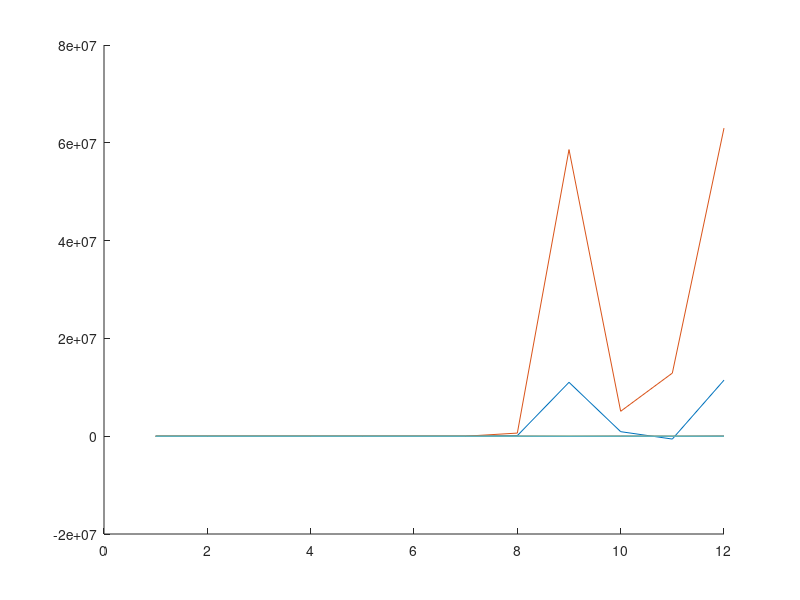

The MATLAB script that drew this image:
%   IN THE NAME OF GOD
%   The method Newton Rophsun and famley Newmark for displesmen
%   The method finite elements for copclitment
%   The method uoler bernoly beam for matrix mass and stiffness
%   wighit mohamad mahdi salati AND github
%   fo perblem impact and dynamic 

% investigation for axial loads
%    The Plane Frame Element K M  Global Matrises
%in the pro for stress impact
%stress for impact mass to bar and impact mass to bar free and impact bar
%to bar.
% newmark metod and matrex mass and stiffness of uoler bernoly beam
% matrex mass and stiffness is coefficients of parameter
% dar in try mami khahim ba amale sefr nemodan matrix sakhti ke moj tanesh
% be an vared nashodeh ast  nataij ra be dast avarim  v faqat sorat moase
% khahad bod.


function []=static_nonlinear()
clc
[Node ncon Constraints]= input6();
%% Preliminaries of the main while loop

global A E Ks G I sncon ro_t nsec dx sNode_q
Ks=5/6;
Ks=1; % Ks is applied in ay and az.

%% deta 1
E= 29e9  ;
E= 5*720000/11  ;
% ro_t= 2500;
ro_t= 1/9;
nu=0.2;
bbbb=0.5;
hhhh=0.3;
L=6;
M2=ro_t*bbbb*hhhh*L;
M1=45*M2;

%% deta 2
% E= 210e9  ;
% ro_t=7800;
% stress_cr=1500e6;
% L=0.193;
% nu=0.2;
% bbbb=8.7*10^-3;
% hhhh=0.63*10^-3;
% M2=ro_t*bbbb*hhhh*L;
% M1=0.369;
%% calc
A=bbbb*hhhh;
ay=1.22;
az=1.2;
Ay=(1/ay)*A;
Az=(1/az)*A;
A=Ay;
Iz=bbbb*hhhh^3/12;
K_kol=3*E*Iz/L^3;
ww=sqrt(K_kol/M2);
I=Iz;
r=sqrt(I/A);
ct=sqrt(E/ro_t);
nx=nsec+1;
dx=L/nsec;
% dt=dx/ct;
dt=0.1;
% Ty=L/ct;
Ty=1;
TT=1*Ty;
% dt=dx/10/ct;
% coef_damp=0.000003;
coef_damp=0;
% coef_damp=0.01;
nt=floor(TT/dt)+1;
nty=floor(Ty/dt)+1;

Pcr=10*pi*pi*E*Iz/(L*L)     ;
G=E/(2*(1+nu));

max_iter=50;
%% matrix stiffness Euler Beam
Axx=E*A;
Dxx=E*I;
Sxx=Ks*G*A;
%coefficients of parameter (ax,ay,az,=>stiffness matrix and am=>mass matrix)
ax=1;   ay=1;   az=1;   am=0;

%% 
% v0=4;
% v0=6.5;
% v0=15;
v0=0;
% v0=17;
% v0=19;%cretical
% v0=18;
Load=zeros(1,nt);
Load(1,1)=0
Load(1,2)=5;
Load(1,3)=8;
Load(1,4)=7;
Load(1,5)=5;
Load(1,6)=3;
Load(1,7)=2;
Load(1,8)=1;
Load(1,9)=0;
% Load(:,:)=0.001;
%% Axial impact of a rigid mass to the free end of a long rod cantilever
% [Load]=mass_bar_free(L,ct,nt,dt,Ty,A,v0,E,ro_t,M1,M2);
% [v]=mass_bar_freev(L,ct,nt,dt,Ty,v0,M1,M2);
%% Axial impact of a rigid mass to a free end of the long rod free ends
% [Load]=mass_bar(L,ct,nt,dt,Ty,A,v0,E,ro_t,M1,M2);
% [v]=mass_barv(L,ct,nt,dt,Ty,v0,M1,M2);
%% Axial impact of a subjected to a free end of the long rod cantilever
% [Load]=bar_bar(L,ct,nt,dt,Ty,A,v0,E,ro_t,M1,M2);
% [v]=bar_barv(L,ct,nt,dt,Ty,v0,M1,M2);
% Load(:,:)=100;%test dynamic
%% deta matrix
sncon=size(ncon,1);
sNode=size(Node,1);   sNode_q=2*sNode-1;
wabc=zeros(sncon,3);      uabc=zeros(sncon,3);
% K_sys=zeros(3*sNode,3*sNode);    F_sys=zeros(3*sNode,1);
Node=zeros(sNode,3);
harp=0:dx:L;    harp=harp';
Node(:,1)=harp;


X_sys_former=zeros(3*sNode_q,1);
x_ele=zeros(sncon,9);  %10*ones(sncon,6);
%% Applying Boundary Conditions
c1=1e27;
c2=1e-27;
Constraints=[1	c2	c2	c2
    nsec+1	c1	c1	c1];

[as bs]=find(Constraints>1000);
np_deg=sort(2*3*(-1+Constraints(as))+bs-ones(size(bs,1),1));

%% LOADING
f0=0;
% q=0.0001;
q=0;
load_increment_q0=0.0001;
% load_increment_q0=0;
BUCKLING=2466;
% F0_=3500;
F0_=BUCKLING;
stress_cr=Pcr/A;
load_increment_F0=1;
% F0=0.01;
% load_increment_F0=0.01;

NI_F0=F0_/load_increment_F0;
inp_graph=zeros(NI_F0,1);
F0=load_increment_F0;
Determinant=zeros(NI_F0,1);

NI_q0=q/load_increment_q0;
q0=load_increment_q0;
X_load_incre=zeros(3*sNode_q,NI_F0);
F_app=0;

Xmat=zeros(3*sNode_q,nt);
Xdmat=zeros(3*sNode_q,nt);
Xddmat=zeros(3*sNode_q,nt);
Xdmat(1,1)=v0;
check=zeros(nt,2);
%% mass matrix
[M_sys]=Mass_sys1(sNode_q,Node,ncon,am);
% [M_sys]=Mass_sys2(sNode_q,Node,ncon,am);
% [M_sys]=Mass_sys3(sNode_q,Node,ncon,am,dx);
[M_sys_con1]=Mass_sys_con1(M_sys,np_deg,sNode_q) ; % apply constraints Boundary conds)
[M_sys_con1]=am*[M_sys_con1];



results=zeros(nt,1);
ii=1;
jj=1;
for n=1:nt
    %% The main while loop
    %         F_app=F_app+F0;   % F_app: applied load at the current load incerement
    F_app=F_app+Load(n);%k dynamic test step load
%     F_app=Load(n+1);
%     F_app=0.001;
%         detlaF=F_app-Load(n);

%% IMPACT LOAD
%     delta=n*dt-dt;
% %     hex=101*dt;
% hex=0.025;
%     if  delta<=hex
%         F_app=3170300*(delta/hex);
%     elseif delta<=2*hex
%         F_app=3170300*(1-((delta-hex)/hex));
%     else
%         F_app=0;
%     end


    toler=100;   toler_w=100;   iter=0;
    X_sys=zeros(3*sNode_q,1);

    if n==1

        dXmat(1,1)=v0;
        X_sys=zeros(3*sNode_q,1);
%         [X_sys]=Boundary(E,ro_t,L,v0,sncon,dx,sNode_q,r,stress_cr);
%         Xmat(:,n)=X_sys;
%         Xmat(1,1)=v0*dt;

        [wabc,uabc]=uw_ele(ncon,X_sys);
        [F]=F_M_V1(X_sys,ncon);

    else
        [F]=F_M_V1(X,ncon);
    end
%     if rem(ii,2*sncon)==0
%         ii=1;
%         jj=1;
%     end
%     if ii<=sncon
%         jj=jj+6;
%     else
%         jj=jj-6;
%     end
%     if n==1
%         dXmat(1,1)=v0;
%     else
%         dXmat(jj,n)=v(n+1);
%     end

    while toler>0.001 && iter<max_iter
        iter=iter+1;
        %% Assembling
        [K_sys,F_sys]=K_F_sys(sNode_q,Node,ncon,uabc,wabc,f0,q0,F_app,ax,ay,az);%non load +
%         [K_sys,F_sys]=K_F_sys1(sNode_q,Node,ncon,uabc,wabc,f0,q0,F_app,ax,ay,az);%LOAD +
%         [K_sys,F_sys]=K_F_sys2(sNode_q,Node,ncon,uabc,wabc,f0,q0,F_app,ax,ay,az,F);%F_M_V+
        
        [K_sys_con1,F_sys_con1]=K_F_sys_con1(K_sys,F_sys,np_deg,sNode_q);  % apply constraints Boundary conds)
        C=coef_damp*K_sys_con1;
        X_sys_former=X_sys;
        
        f=F_sys_con1;
        k3=K_sys_con1;

        Xi=Xmat(:,n);
        Xdi=Xdmat(:,n);
        Xddi=Xddmat(:,n);
        [X,Xd,Xdd] =Newmark(M_sys_con1,C,k3,f,dt,Xi,Xdi,Xddi,sNode_q,n,nty);
        Xmat(:,n+1)=X;
        Xdmat(:,n+1)=Xd;
        Xddmat(:,n+1)=Xdd;
        
        X_sys=X;
        toler=max(abs((X_sys_former-X_sys)./X_sys));
        
        %% calculation of wa, wb which are the only nonlinear parameters
        [wabc,uabc]=uw_ele(ncon,X_sys);
       
        if iter==max_iter
            break
        end
    end     %while
    
    Xmat(:,n+1)=X_sys;
    results(n+1)=iter;

end
%% plot
% inp_graph(nom_inc_F0)=X_load_incre((sNode_q-1)/2*3+2,n+1);
% inp_graph(nom_inc_F0)=X_load_incre((sNode_q-1)/2*3+2,nom_inc_F0);


% if nom_inc_F0==1
%     X_load_incre(:,nom_inc_F0)=X_sys;
% else
% X_load_incre(:,nom_inc_F0)=X_load_incre(:,nom_inc_F0-1)+X_sys;
% end    %if
%     Xmat(:,nt)=X_sys;
%     [wabc,uabc]=uw_ele(ncon,X_sys);
%       hold on
% plot(uabc);

     
hold on
draw= Xmat((sNode_q-1)/2*3+1,:);
draw2= Xmat((sNode_q-1)/2*3+2,:);
draw3= Xmat((sNode_q-1)/2*3+3,:);
draw1= Xmat(1,:);
draw12= Xmat(2,:);
draw13= Xmat(3,:);
% draw= Xmat(1,:);
% draw1= E*(Xmat(sNode_q*3-2,:)-Xmat(sNode_q*3-8,:))/dx;
% draw2= E*(Xmat(3*3-2,:)-Xmat(3*3-8,:))/dx;
% tvec=0:dt:TT;
% plot(tvec,draw);
plot(draw);
plot(draw1);
plot(draw2);
plot(draw12);
plot(draw3);
plot(draw13);

% plot(tvec,draw1);
% plot(tvec,draw2);
% plot(tvec,Load);
return

function [F]=F_M_V1(X_sys,ncon);
global sncon E I A dx sNode_q
% wabc
% uabc
    F=zeros(3*sNode_q,1);
for el=1:sncon
    n1=ncon(el,1);
    n2=ncon(el,2);
    %   r1=3*(n1-1)+1:3*(n1-1)+3;
    %   r2=3*(n2-1)+1:3*(n2-1)+3;
    
    r1=3*(n1-1+el-1)+1:3*(n1-1+el-1)+3;   % Note: Just for Unbranched frams
    r2=3*(n2-1+el-1)+1:3*(n2-1+el-1)+3;
    r3=3*(n2-1+el)+1:3*(n2-1+el)+3;
    
    rr=[r1 r2 r3];
    x_ele(el,:)=X_sys(rr);
    du=(x_ele(el,1)-x_ele(el,7))/dx;
    dw=(x_ele(el,2)-x_ele(el,8))/dx;
    dww=(x_ele(el,2)-x_ele(el,8))/dx^2;
    N=E*A*(du+(0.5*dw^2));
    M=E*I*(dww/(1+dw^2));
    F_ele(1,1)=N;
    F_ele(2,1)=M;
    F_ele(9,1)=0;
    
    F(rr(:))=F(rr(:))+F_ele(:);
    %   xd_ele(el,:)=xd(rr);
    %   xdd_ele(el,:)=xdd(rr);
    %
    %   x_ele_loc(el,:)=RT(:,:,el)*x_ele(el,:)';
    %   xd_ele_loc(el,:)=RT(:,:,el)*xd_ele(el,:)';
    %   xdd_ele_loc(el,:)=RT(:,:,el)*xdd_ele(el,:)';
    wabc(el,:)=x_ele(el,[2 5 8]);
    
    
    %   if wab(el,2)<0.51771 && wab(el,2)>0.51769;
    %       wab(el,2)
    %   end
    uabc(el,:)=x_ele(el,[1 4 7]);
end
 l=4;   
return


function [Xmat]=Boundary(E,ro,L,v0,sncon,dx,sNode_q,r,stress_cr)

        %problem        
        
        ct=sqrt(E/ro);
        n=1;%replay stress wave
        tt=n*(L/ct);
        t=L/ct;

        mu=0.005;
        k1=10*3.1416^2;%loose clamp conditions
        % k1=5*3.1416^2;%simply supported conditions
        k2=3*3.1416^2;%loose clamp conditions
        % k2=2*3.1416^2;%simply supported conditions

        dx=L/sncon;
        dt=dx/ct;
        nt=tt/dt;
        lcr=r*sqrt(k1*E/stress_cr);
    %     lcr=36.66*10^-3;%loose clamp conditions
    %     lcr=14.46*10^-3;%simply supported conditions
        tcr=lcr/ct;
            for j=1:(sNode_q);
        
                r1=3*(j-1)+1;    r2=3*(j-1)+2;      r3=3*(j-1)+3;
                mmm=j-1;
                ttt= j*dt;
                xxx=mmm*dx;
                zeta=xxx/(lcr);
                TTT=ttt/tcr;
                www=r*k2/lcr;

                y=3*sin(pi*zeta)-sin(pi*3*zeta);%loose clamp conditions
%                 y=2*sin(pi*zeta)+sin(pi*2*zeta);%simply supported conditions
%                 Xmat(1,1)=v0*dt;

                    if xxx<=lcr
                        Xmat(r2,1)=mu*exp(www*(TTT-1))*y;
                    else
                        Xmat(r2,1)=0;
                    end
                        Xmat(r3,1)=0;

            end

function [Load]=mass_bar_free(L,ct,nt,dt,Ty,A,v0,E,ro_t,M1,M2)
for i=1:nt
    tt=i*dt;
    if tt<(Ty*2)
        AAA=-A*v0*sqrt(E*ro_t)*exp(-M2/M1*tt*ct/L);
    elseif tt<(Ty*4)
        ttt=tt-(Ty*2);
        AAA=-A*v0*sqrt(E*ro_t)*exp(-M2/M1*ttt*ct/L)*(2+exp(-2*M2/M1)-(2*ttt*M2*ct/(M1*L)));
%     elseif tt<(Ty*6)
%         if (M2/M1)>0.58;
%             if tt <(Ty*5)
%                 AAA=-A*v0*sqrt(E*ro_t)*exp(-M2/M1*2)*(2+exp(-2*M2/M1)-(2*2*M2/(M1)));
%             else
%                 AAA=2*(-A*v0*sqrt(E*ro_t)*exp(-M2/M1*2)*(2+exp(-2*M2/M1)-(2*2*M2/(M1))));
%             end
%         else
%             AAA=
    end
    Load(i)=AAA;
end
   

function [Load]=mass_bar(L,ct,nt,dt,Ty,A,v0,E,ro_t,M1,M2)
for i=1:nt
    tt=i*dt;
    if tt<=Ty
        AAA=-A*v0*sqrt(E*ro_t)*exp(-(M2/M1)*tt*(ct/L));
%         AAA_=-A*v0*sqrt(E*ro_t)*exp(-(M2/M1)*tt*(ct/L));
    elseif tt<=(Ty*2)
        ttt=tt-Ty;
        x_=ct*ttt;
%         x_bar=L-(x_/2);
        X_=L-x_;
        x_bar=X_;
        
%         AAA=A*v0*sqrt(E*ro_t)*exp(-(M2/M1)*tt*(ct/L));
%         AAA_=A*v0*sqrt(E*ro_t)*(exp(-M2*(x_bar-X_)/(M1*L))-exp(-M2/M1*(2-((x_bar+X_)/L))));%Stress at some point in the distance x from impactor
        AAA=A*v0*sqrt(E*ro_t)*(-1+exp(-M2/M1*(2-((x_bar+X_)/L))));%Stress at some point in the distance x from impactor
%         AAA=A*v0*sqrt(E*ro_t)*exp(-M2/M1*tt*ct/L);
%         AAA=-A*v0*sqrt(E*ro_t)*exp(-M2/M1*ttt*ct/L)*(2+exp(-2*M2/M1)-(2*ttt*M2*ct/(M1*L)));
%         AAA=A*v0*sqrt(E*ro_t)*exp(-(M2/M1)*(2-(X_/L)));
    elseif tt<=(3*Ty)
%         AAA=-A*v0*sqrt(E*ro_t)*(1-exp(-2*M2/M1));
        AAA=-A*v0*sqrt(E*ro_t)*(1-exp(-2*M2/M1));
%         AAA=-A*v0*sqrt(E*ro_t)*exp(-M2/M1*ttt*ct/L)*(exp(-2*M2/M1)-(2*ttt*M2*ct/(M1*L)));
    elseif tt<=(4*Ty)
        AAA=0;
    else
%         glk=A*v0*sqrt(E*ro_t)*exp(-2*M2/M1);
        AAA=0;
    end
    Load(i)=AAA;
end
% plot(Load)
% plot(Load_)
% glk=A*v0*sqrt(E*ro_t)*exp(-2*M2/M1);
% a=0

function [Load]=bar_bar(L,ct,nt,dt,Ty,A,v0,E,ro_t,M1,M2)
Q=0.5; 
% Q=1;
L2=Q*L;
for i=1:nt
    tt=i*dt;
    if tt<Ty
        AAA=-A*v0*sqrt(E*ro_t);
    elseif tt<=(Ty*2)
        ttt=tt-Ty;
        x_=ct*ttt;
%         x_bar=L-(x_/2);
        X_=L-x_;
        x_bar=X_;
        if Q==1
        AAA=-2*A*v0*sqrt(E*ro_t);
        else
            if (Q*L)>x_
                AAA=-2*A*v0*sqrt(E*ro_t);
            else
                AAA=-A*v0*sqrt(E*ro_t);
            end
        end
    elseif tt<=(Ty*3)
        ttt=tt-(Ty*2);
        x_=ct*ttt;
        if Q==1
        AAA=A*v0*sqrt(E*ro_t);
        else
            if (Q*L)>x_
                AAA=A*v0*sqrt(E*ro_t);
            else
                AAA=-A*v0*sqrt(E*ro_t);
            end
        end
    elseif tt<=(Ty*4)
        ttt=tt-(Ty*3);
        x_=ct*ttt;
        if Q==1
        AAA=2*A*v0*sqrt(E*ro_t);
        else
            if (Q*L)>x_
                AAA=-2*A*v0*sqrt(E*ro_t);
            else
                AAA=-A*v0*sqrt(E*ro_t);
            end
        end
    else
        AAA=0;
    end
    Load(i)=AAA;
end


function [v]=mass_bar_freev(L,ct,nt,dt,Ty,v0,M1,M2)
for i=1:nt
    tt=i*dt;
    if tt<(Ty*2)
        AAA=-v0*exp(-M2/M1*tt*ct/L);
    elseif tt<(Ty*4)
        ttt=tt-(Ty*2);
        AAA=-v0*exp(-M2/M1*ttt*ct/L)*(2+exp(-2*M2/M1)-(2*ttt*M2*ct/(M1*L)));
%     elseif tt<(Ty*6)
%         if (M2/M1)>0.58;
%             if tt <(Ty*5)
%                 AAA=-A*v0*sqrt(E*ro_t)*exp(-M2/M1*2)*(2+exp(-2*M2/M1)-(2*2*M2/(M1)));
%             else
%                 AAA=2*(-A*v0*sqrt(E*ro_t)*exp(-M2/M1*2)*(2+exp(-2*M2/M1)-(2*2*M2/(M1))));
%             end
%         else
%             AAA=
    end
    v(i)=AAA;
end
   

function [v]=mass_barv(L,ct,nt,dt,Ty,v0,M1,M2)
for i=1:nt
    tt=i*dt;
    if tt<=Ty
        AAA=-v0*exp(-(M2/M1)*tt*(ct/L));
%         AAA_=-A*v0*sqrt(E*ro_t)*exp(-(M2/M1)*tt*(ct/L));
    elseif tt<=(Ty*2)
        ttt=tt-Ty;
        x_=ct*ttt;
%         x_bar=L-(x_/2);
        X_=L-x_;
        x_bar=X_;
        
%         AAA=A*v0*sqrt(E*ro_t)*exp(-(M2/M1)*tt*(ct/L));
%         AAA_=A*v0*sqrt(E*ro_t)*(exp(-M2*(x_bar-X_)/(M1*L))-exp(-M2/M1*(2-((x_bar+X_)/L))));%Stress at some point in the distance x from impactor
        AAA=v0*(-1+exp(-M2/M1*(2-((x_bar+X_)/L))));%Stress at some point in the distance x from impactor
%         AAA=A*v0*sqrt(E*ro_t)*exp(-M2/M1*tt*ct/L);
%         AAA=-A*v0*sqrt(E*ro_t)*exp(-M2/M1*ttt*ct/L)*(2+exp(-2*M2/M1)-(2*ttt*M2*ct/(M1*L)));
%         AAA=A*v0*sqrt(E*ro_t)*exp(-(M2/M1)*(2-(X_/L)));
    elseif tt<=(3*Ty)
%         AAA=-A*v0*sqrt(E*ro_t)*(1-exp(-2*M2/M1));
        AAA=-v0*(1-exp(-2*M2/M1));
%         AAA=-A*v0*sqrt(E*ro_t)*exp(-M2/M1*ttt*ct/L)*(exp(-2*M2/M1)-(2*ttt*M2*ct/(M1*L)));
    elseif tt<=(4*Ty)
        AAA=0;
    else
%         glk=A*v0*sqrt(E*ro_t)*exp(-2*M2/M1);
        AAA=0;
    end
    v(i)=AAA;
end

function [v]=bar_barv(L,ct,nt,dt,Ty,v0,M1,M2)
Q=0.5; 
% Q=1;
L2=Q*L;
for i=1:nt
    tt=i*dt;
    if tt<Ty
        AAA=-v0;
    elseif tt<=(Ty*2)
        ttt=tt-Ty;
        x_=ct*ttt;
%         x_bar=L-(x_/2);
        X_=L-x_;
        x_bar=X_;
        if Q==1
        AAA=-2*v0;
        else
            if (Q*L)>x_
                AAA=-2*v0;
            else
                AAA=-v0;
            end
        end
    elseif tt<=(Ty*3)
        ttt=tt-(Ty*2);
        x_=ct*ttt;
        if Q==1
        AAA=v0;
        else
            if (Q*L)>x_
                AAA=v0;
            else
                AAA=-v0;
            end
        end
    elseif tt<=(Ty*4)
        ttt=tt-(Ty*3);
        x_=ct*ttt;
        if Q==1
        AAA=2*v0;
        else
            if (Q*L)>x_
                AAA=-2*v0;
            else
                AAA=-v0;
            end
        end
    else
        AAA=0;
    end
    v(i)=AAA;
end


function [wabc,uabc]=uw_ele(ncon,X_sys)  % apply constraints Boundary conds)
global sncon
% wabc
% uabc
for el=1:sncon
    n1=ncon(el,1);
    n2=ncon(el,2);
    %   r1=3*(n1-1)+1:3*(n1-1)+3;
    %   r2=3*(n2-1)+1:3*(n2-1)+3;
    
    r1=3*(n1-1+el-1)+1:3*(n1-1+el-1)+3;   % Note: Just for Unbranched frams
    r2=3*(n2-1+el-1)+1:3*(n2-1+el-1)+3;
    r3=3*(n2-1+el)+1:3*(n2-1+el)+3;
    
    rr=[r1 r2 r3];
    x_ele(el,:)=X_sys(rr);
    %   xd_ele(el,:)=xd(rr);
    %   xdd_ele(el,:)=xdd(rr);
    %
    %   x_ele_loc(el,:)=RT(:,:,el)*x_ele(el,:)';
    %   xd_ele_loc(el,:)=RT(:,:,el)*xd_ele(el,:)';
    %   xdd_ele_loc(el,:)=RT(:,:,el)*xdd_ele(el,:)';
    wabc(el,:)=x_ele(el,[2 5 8]);
    
    
    %   if wab(el,2)<0.51771 && wab(el,2)>0.51769;
    %       wab(el,2)
    %   end
    uabc(el,:)=x_ele(el,[1 4 7]);
end

function [K_sys_con1,F_sys_con1]=K_F_sys_con1(K_sys,F_sys,np_deg,sNode_q)  % apply constraints Boundary conds)

    

K_sys_con1=K_sys;
F_sys_con1=F_sys;
K_sys_con1(np_deg,:)=0;
K_sys_con1(:,np_deg)=0;
np_z_diag=zeros(3*sNode_q,1);
np_z_diag(np_deg)=1;
np_z_diag_1=diag(np_z_diag);
K_sys_con1=K_sys_con1+np_z_diag_1;
F_sys_con1(np_deg)=0;

function [M_sys_con1]=Mass_sys_con1(M_sys,np_deg,sNode_q)  % apply constraints Boundary conds)

M_sys_con1=M_sys;
% F_sys_con1=F_sys;
M_sys_con1(np_deg,:)=0;
M_sys_con1(:,np_deg)=0;
np_z_diag=zeros(3*sNode_q,1);
np_z_diag(np_deg)=1;
np_z_diag_1=diag(np_z_diag);
M_sys_con1=M_sys_con1+np_z_diag_1;
% F_sys_con1(np_deg)=0;

function [K_sys,F_sys]=K_F_sys(sNode_q,Node,ncon,uabc,wabc,f0,q0,F_app,ax,ay,az)
global A E Ks G I sncon

K_sys=zeros(3*sNode_q,3*sNode_q);    F_sys=zeros(3*sNode_q,1);

for el=1:sncon
    n1=ncon(el,1);    n2=ncon(el,2);
    xa=Node(n1,1);    xc=Node(n2,1);
    
    wabc_e=wabc(el,:);     uabc_e=uabc(el,:);
    
    % K_ele=calculate_K_element(xa,xb,A,E,Ks,G,I,wab_e,ax,ay,az);
    % [K_ele T_ele]=calculate_K_T_element(xa,xc,A,E,Ks,G,I,wabc_e,uabc_e);
    [K_ele]=calculate_K__element(xa,xc,A,E,Ks,G,I,wabc_e,uabc_e,ax,ay,az);
    m0=0;
    F_ele=calculate_F_element(xa,xc,f0,q0,F_app,m0);
    % X_ele=x_ele(el,:);
    % R_ele=-(F_ele-K_ele*X_ele');
    
    % Making K_system and F_system
    r1=3*(n1-1+el-1)+1:3*(n1-1+el-1)+3;   % Note: Just for Unbranched frams
    r2=3*(n2-1+el-1)+1:3*(n2-1+el-1)+3;
    r3=3*(n2-1+el)+1:3*(n2-1+el)+3;
    
    rrr=[r1 r2 r3];
    % T_sys(rrr(:),rrr(:))=T_sys(rrr(:),rrr(:))+T_ele(:,:);
    % R_sys(rrr(:))=R_sys(rrr(:))+R_ele(:);
    
    K_sys(rrr(:),rrr(:))=K_sys(rrr(:),rrr(:))+K_ele(:,:);
    F_sys(rrr(:))=F_sys(rrr(:))+F_ele(:);
    
    
end


function [K_sys,F_sys]=K_F_sys1(sNode_q,Node,ncon,uabc,wabc,f1,q0,F_app,ax,ay,az)
global A E Ks G I sncon dx

K_sys=zeros(3*sNode_q,3*sNode_q);    F_sys=zeros(3*sNode_q,1);

for el=1:sncon
    n1=ncon(el,1);    n2=ncon(el,2);
    xa=Node(n1,1);    xc=Node(n2,1);
    
    wabc_e=wabc(el,:);     uabc_e=uabc(el,:);
    du=(uabc_e(1,1)-uabc_e(1,3))/dx;
    dw=(wabc_e(1,1)-wabc_e(1,3))/dx;
    dww=(wabc_e(1,1)-wabc_e(1,3))/dx^2;
    N=E*A*(du+(0.5*dw^2));
    m0=E*I*(dww/(1+dw^2));
    f0=N+f1;

    
    % K_ele=calculate_K_element(xa,xb,A,E,Ks,G,I,wab_e,ax,ay,az);
    % [K_ele T_ele]=calculate_K_T_element(xa,xc,A,E,Ks,G,I,wabc_e,uabc_e);
    [K_ele]=calculate_K__element(xa,xc,A,E,Ks,G,I,wabc_e,uabc_e,ax,ay,az);
    
    F_ele=calculate_F_element(xa,xc,f0,q0,F_app,m0);
    % X_ele=x_ele(el,:);
    % R_ele=-(F_ele-K_ele*X_ele');
    
    % Making K_system and F_system
    r1=3*(n1-1+el-1)+1:3*(n1-1+el-1)+3;   % Note: Just for Unbranched frams
    r2=3*(n2-1+el-1)+1:3*(n2-1+el-1)+3;
    r3=3*(n2-1+el)+1:3*(n2-1+el)+3;
    
    rrr=[r1 r2 r3];
    % T_sys(rrr(:),rrr(:))=T_sys(rrr(:),rrr(:))+T_ele(:,:);
    % R_sys(rrr(:))=R_sys(rrr(:))+R_ele(:);
    
    K_sys(rrr(:),rrr(:))=K_sys(rrr(:),rrr(:))+K_ele(:,:);
    F_sys(rrr(:))=F_sys(rrr(:))+F_ele(:);
    
    
end

function [K_sys,F_sys]=K_F_sys2(sNode_q,Node,ncon,uabc,wabc,f1,q0,F_app,ax,ay,az,F)
global A E Ks G I sncon dx

K_sys=zeros(3*sNode_q,3*sNode_q);    F_sys=zeros(3*sNode_q,1);
i=1;
j=2;
for el=1:sncon
    n1=ncon(el,1);    n2=ncon(el,2);
    xa=Node(n1,1);    xc=Node(n2,1);
    
    wabc_e=wabc(el,:);     uabc_e=uabc(el,:);

    f=F(i,1);
    m0=F(j,1);
    f0=f1+f;
    i=i+6;
    j=j+6;
    
    % K_ele=calculate_K_element(xa,xb,A,E,Ks,G,I,wab_e,ax,ay,az);
    % [K_ele T_ele]=calculate_K_T_element(xa,xc,A,E,Ks,G,I,wabc_e,uabc_e);
    [K_ele]=calculate_K__element(xa,xc,A,E,Ks,G,I,wabc_e,uabc_e,ax,ay,az);
    
    F_ele=calculate_F_element(xa,xc,f0,q0,F_app,m0);
    % X_ele=x_ele(el,:);
    % R_ele=-(F_ele-K_ele*X_ele');
    
    % Making K_system and F_system
    r1=3*(n1-1+el-1)+1:3*(n1-1+el-1)+3;   % Note: Just for Unbranched frams
    r2=3*(n2-1+el-1)+1:3*(n2-1+el-1)+3;
    r3=3*(n2-1+el)+1:3*(n2-1+el)+3;
    
    rrr=[r1 r2 r3];
    % T_sys(rrr(:),rrr(:))=T_sys(rrr(:),rrr(:))+T_ele(:,:);
    % R_sys(rrr(:))=R_sys(rrr(:))+R_ele(:);
    
    K_sys(rrr(:),rrr(:))=K_sys(rrr(:),rrr(:))+K_ele(:,:);
    F_sys(rrr(:))=F_sys(rrr(:))+F_ele(:);
    
    
end


function [M_sys]=Mass_sys1(sNode_q,Node,ncon,am)
global A  I sncon ro_t

M_sys=zeros(3*sNode_q,3*sNode_q);
% F_sys=zeros(3*sNode_q,1);

for el=1:sncon
    n1=ncon(el,1);    n2=ncon(el,2);
    xa=Node(n1,1);    xc=Node(n2,1);
    
    %     wabc_e=wabc(el,:);     uabc_e=uabc(el,:);
    
    % K_ele=calculate_K_element(xa,xb,A,E,Ks,G,I,wab_e,ax,ay,az);
    % [K_ele T_ele]=calculate_K_T_element(xa,xc,A,E,Ks,G,I,wabc_e,uabc_e);
    %     [K_ele]=calculate_K__element(xa,xc,A,E,Ks,G,I,wabc_e,uabc_e,ax,ay,az);
    
    %     F_ele=calculate_F_element(xa,xc,f0,q0,F_app);
    % X_ele=x_ele(el,:);
    % R_ele=-(F_ele-K_ele*X_ele');
    
    % Making K_system and F_system
    r1=3*(n1-1+el-1)+1:3*(n1-1+el-1)+3;   % Note: Just for Unbranched frams
    r2=3*(n2-1+el-1)+1:3*(n2-1+el-1)+3;
    r3=3*(n2-1+el)+1:3*(n2-1+el)+3;
    
    rrr=[r1 r2 r3];
    %     % T_sys(rrr(:),rrr(:))=T_sys(rrr(:),rrr(:))+T_ele(:,:);
    %     % R_sys(rrr(:))=R_sys(rrr(:))+R_ele(:);
    %
    %     K_sys(rrr(:),rrr(:))=K_sys(rrr(:),rrr(:))+K_ele(:,:);
    %     F_sys(rrr(:))=F_sys(rrr(:))+F_ele(:);
    
    
    
    [M_ele]=calculate_M_element(xa,xc,ro_t,A,I);
    
    M_sys(rrr(:),rrr(:))=M_sys(rrr(:),rrr(:))+(am*M_ele(:,:));
    
    
end



function [M_sys]=Mass_sys2(sNode_q,Node,ncon,am)
global A  I sncon ro_t

M_sys=zeros(3*sNode_q,3*sNode_q);
% F_sys=zeros(3*sNode_q,1);

for el=1:sncon
    n1=ncon(el,1);    n2=ncon(el,2);
    xa=Node(n1,1);    xc=Node(n2,1);
    
    %     wabc_e=wabc(el,:);     uabc_e=uabc(el,:);
    
    % K_ele=calculate_K_element(xa,xb,A,E,Ks,G,I,wab_e,ax,ay,az);
    % [K_ele T_ele]=calculate_K_T_element(xa,xc,A,E,Ks,G,I,wabc_e,uabc_e);
    %     [K_ele]=calculate_K__element(xa,xc,A,E,Ks,G,I,wabc_e,uabc_e,ax,ay,az);
    
    %     F_ele=calculate_F_element(xa,xc,f0,q0,F_app);
    % X_ele=x_ele(el,:);
    % R_ele=-(F_ele-K_ele*X_ele');
    
    % Making K_system and F_system
    r1=3*(n1-1+el-1)+1:3*(n1-1+el-1)+3;   % Note: Just for Unbranched frams
    r2=3*(n2-1+el-1)+1:3*(n2-1+el-1)+3;
    r3=3*(n2-1+el)+1:3*(n2-1+el)+3;
    
    rrr=[r1 r2 r3];
    %     % T_sys(rrr(:),rrr(:))=T_sys(rrr(:),rrr(:))+T_ele(:,:);
    %     % R_sys(rrr(:))=R_sys(rrr(:))+R_ele(:);
    %
    %     K_sys(rrr(:),rrr(:))=K_sys(rrr(:),rrr(:))+K_ele(:,:);
    %     F_sys(rrr(:))=F_sys(rrr(:))+F_ele(:);
    
    
    
    [M_ele]=mass(xa,xc,ro_t,A,I);
    
    M_ele=am*M_ele;
    
    M_sys(rrr(:),rrr(:))=M_sys(rrr(:),rrr(:))+(am*M_ele(:,:));
    
    
end


function [M_sys]=Mass_sys3(sNode_q,Node,ncon,am,dx)
global A  I sncon ro_t

M_sys=zeros(3*sNode_q,3*sNode_q);
% F_sys=zeros(3*sNode_q,1);

for el=1:sncon
    n1=ncon(el,1);    n2=ncon(el,2);
    xa=Node(n1,1);    xc=Node(n2,1);
    
    %     wabc_e=wabc(el,:);     uabc_e=uabc(el,:);
    
    % K_ele=calculate_K_element(xa,xb,A,E,Ks,G,I,wab_e,ax,ay,az);
    % [K_ele T_ele]=calculate_K_T_element(xa,xc,A,E,Ks,G,I,wabc_e,uabc_e);
    %     [K_ele]=calculate_K__element(xa,xc,A,E,Ks,G,I,wabc_e,uabc_e,ax,ay,az);
    
    %     F_ele=calculate_F_element(xa,xc,f0,q0,F_app);
    % X_ele=x_ele(el,:);
    % R_ele=-(F_ele-K_ele*X_ele');
    
    % Making K_system and F_system
    r1=3*(n1-1+el-1)+1:3*(n1-1+el-1)+3;   % Note: Just for Unbranched frams
    r2=3*(n2-1+el-1)+1:3*(n2-1+el-1)+3;
    r3=3*(n2-1+el)+1:3*(n2-1+el)+3;
    
    rrr=[r1 r2 r3];
    %     % T_sys(rrr(:),rrr(:))=T_sys(rrr(:),rrr(:))+T_ele(:,:);
    %     % R_sys(rrr(:))=R_sys(rrr(:))+R_ele(:);
    %
    %     K_sys(rrr(:),rrr(:))=K_sys(rrr(:),rrr(:))+K_ele(:,:);
    %     F_sys(rrr(:))=F_sys(rrr(:))+F_ele(:);
    
    
    
    [M_ele]=mass_mms(xa,xc,ro_t,A,I,dx);
    
    
    M_sys(rrr(:),rrr(:))=M_sys(rrr(:),rrr(:))+(am*M_ele(:,:));
    
    
end


function [K_ele]=calculate_K__element(xa,xc,A,E,Ks,G,I,wabc_e,uabc_e,ax,ay,az)
Axx=E*A;
Dxx=E*I;
Sxx=Ks*G*A;
xb=0.5*(xa+xc);
% syms x L F a b n  MT R  c s  xi real ;    %   b > a
% syms xa xb
% xab=[xa xb];
% S1(1)=0.5*(1-xi);  S1(2)=0.5*(1+xi)
% S2(1)=0.5*(1-xi);  S2(2)=0.5*(1+xi);
% S3(1)=0.5*(1-xi);  S3(2)=0.5*(1+xi);

% x=xab(1)*S1(1)+xab(2)*S1(2);


% Dx_xi=diff(x,xi);   Jac=Dx_xi;
% for i=1:2
% DSx(i)=diff(S1(i),xi)/Jac;
% DSx(i)=simplify(DSx(i));
% end

i=1:3 ; j=1:3;
% M=[];
% M=int((S1(i))'*S1(j),xi,-1,1)*Jac;
% M=simplify(M);
NGP=2;
LGP=2;
Gauss_full=gauss(NGP);
Gauss_reduced=gauss(LGP);

%functions needed to be implemented by full integration
% f_K11=(DSx(i))'*DSx(j);
F_K11=0;
for ite=1:NGP
    xi=Gauss_full(ite,1);  wt=Gauss_full(ite,2);
    %     S1 =[ 1/2-1/2*xi, 1/2+1/2*xi];
    Jac=xa*xi-1/2*xa-2*xb*xi+xc*xi+1/2*xc;   % Jac =-1/2*xa+1/2*xb;
    DSx =[ -(2*xi-1)/(-2*xa*xi+xa+4*xb*xi-2*xc*xi-xc),      4*xi/(-2*xa*xi+xa+4*xb*xi-2*xc*xi-xc), -(2*xi+1)/(-2*xa*xi+xa+4*xb*xi-2*xc*xi-xc)];
    %DSx =[1/(xa-xb), -1/(xa-xb)];
    
    f_K11=ax*(DSx(i))'*DSx(j);
    F_K11=F_K11+f_K11*wt*Jac;
end
K11=Axx*F_K11;
%functions needed to be implemented by reduced integration

wa=wabc_e(1);    wb=wabc_e(2);    wc=wabc_e(3);
ua=uabc_e(1);      ub=uabc_e(2);     uc=uabc_e(3);
F_K12=0;
F_K22_1=0;
F_K22_2=0;
F_K23=0;
F_K33_1=0;
F_K33_2=0;
% F_T12_extra=0;    % the word extra is introduced here because T12 has other terms: K12
% F_T22_extra_1=0;
% F_T22_extra_2=0;
for ite=1:LGP
    xi=Gauss_reduced(ite,1);  wt=Gauss_reduced(ite,2);
    S2(1)=-0.5*(1-xi)*xi;  S2(2)=(1-xi*xi);    S2(3)=0.5*(1+xi)*xi;   %S1 =[ 1/2-1/2*xi, 1/2+1/2*xi];
    Jac=xa*xi-1/2*xa-2*xb*xi+xc*xi+1/2*xc;   % Jac =-1/2*xa+1/2*xb;
    DSx =[ -(2*xi-1)/(-2*xa*xi+xa+4*xb*xi-2*xc*xi-xc),      4*xi/(-2*xa*xi+xa+4*xb*xi-2*xc*xi-xc), -(2*xi+1)/(-2*xa*xi+xa+4*xb*xi-2*xc*xi-xc)];
    %DSx =[1/(xa-xb), -1/(xa-xb)];
    %     f_T12_extra=(wa*DSx(1)+wb*DSx(2)).*((DSx(i))'*DSx(j));
    %     F_T12_extra=F_T12_extra+f_T12_extra*wt*Jac;
    
    %     f_T22_extra_1=(ua*DSx(1)+ub*DSx(2)+uc*DSx(3)).*((DSx(i))'*DSx(j));
    %     F_T22_extra_1=F_T22_extra_1+f_T22_extra_1*wt*Jac;
    
    %     f_T22_extra_2=((wa*DSx(1)+wb*DSx(2)+wc*DSx(3))^2).*(DSx(i))'*DSx(j);
    %     F_T22_extra_2=F_T22_extra_2+f_T22_extra_2*wt*Jac;
    
    f_K12=ax*ay*(wa*DSx(1)+wb*DSx(2)+wc*DSx(3)).*((DSx(i))'*DSx(j));
    F_K12=F_K12+f_K12*wt*Jac;
    
    f_K22_1=az*(DSx(i))'*DSx(j);
    F_K22_1=F_K22_1+f_K22_1*wt*Jac;
    
    f_K22_2=ax*ay*((wa*DSx(1)+wb*DSx(2)+wc*DSx(3))^2).*(DSx(i))'*DSx(j);
    F_K22_2=F_K22_2+f_K22_2*wt*Jac;
    
    f_K23=az*(DSx(i))'*S2(j);   % or maybe this is true:   DSx(i)*(S1(j))';
    F_K23=F_K23+f_K23*wt*Jac;
    
    f_K33_1=ay*(DSx(i))'*DSx(j);
    F_K33_1=F_K33_1+f_K33_1*wt*Jac;
    
    f_K33_2=az*(S2(i))'*S2(j);
    F_K33_2=F_K33_2+f_K33_2*wt*Jac;
end
%  K11=Axx*F_K11;
K12=0.5*Axx*F_K12;   K21=2*K12;
K13=zeros(3,3);    K31=K13;
K22=Sxx*F_K22_1+0.5*Axx*F_K22_2;
K23=Sxx*F_K23;     K32=K23';
K33=Dxx*F_K33_1+Sxx*F_K33_2;

K_ele([1 4 7],[1 4 7])=K11;
K_ele([2 5 8],[2 5 8])=K22;
K_ele([3 6 9],[3 6 9])=K33;
K_ele([2 5 8],[1 4 7])=K21;
K_ele([1 4 7],[2 5 8])=K12;
K_ele([1 4 7],[3 6 9])=K13;
K_ele([2 5 8],[3 6 9])=K23;
K_ele([3 6 9],[1 4 7])=K31;
K_ele([3 6 9],[2 5 8])=K32;

%  T11=K11;
%  T12=K12+0.5*Axx*F_T12_extra;    %T12=2*K12;
%  T12=2*K12;
%  T21=K21;
%  T13=K13;
%  T31=K31;
%  T22=K22+Axx*(F_T22_extra_1+F_T22_extra_2);
%  T23=K23;
%  T32=K32;
%  T33=K33;

%  T_ele([1 4 7],[1 4 7])=T11;
%  T_ele([2 5 8],[2 5 8])=T22;
%  T_ele([3 6 9],[3 6 9])=T33;
%  T_ele([2 5 8],[1 4 7])=T21;
%  T_ele([1 4 7],[2 5 8])=T12;
%  T_ele([1 4 7],[3 6 9])=T13;
%  T_ele([2 5 8],[3 6 9])=T23;
%  T_ele([3 6 9],[1 4 7])=T31;
%  T_ele([3 6 9],[2 5 8])=T32;

return

%% function calculate_K_T_element
function [K_ele, T_ele]=calculate_K_T_element(xa,xc,A,E,Ks,G,I,wabc_e,uabc_e,ax,ay,az)%non
Axx=E*A;
Dxx=E*I;
Sxx=Ks*G*A;
xb=0.5*(xa+xc);
% ax=1;   ay=1;   az=1;
% syms x L F a b n  MT R  c s  xi real ;    %   b > a
% syms xa xb
% xab=[xa xb];
% S1(1)=0.5*(1-xi);  S1(2)=0.5*(1+xi)
% S2(1)=0.5*(1-xi);  S2(2)=0.5*(1+xi);
% S3(1)=0.5*(1-xi);  S3(2)=0.5*(1+xi);

% x=xab(1)*S1(1)+xab(2)*S1(2);


% Dx_xi=diff(x,xi);   Jac=Dx_xi;
% for i=1:2
% DSx(i)=diff(S1(i),xi)/Jac;
% DSx(i)=simplify(DSx(i));
% end

i=1:3 ; j=1:3;
% M=[];
% M=int((S1(i))'*S1(j),xi,-1,1)*Jac;
% M=simplify(M);
NGP=3;
LGP=2;
Gauss_full=gauss(NGP);
Gauss_reduced=gauss(LGP);

%functions needed to be implemented by full integration
% f_K11=(DSx(i))'*DSx(j);
F_K11=0;
for ite=1:NGP
    xi=Gauss_full(ite,1);  wt=Gauss_full(ite,2);
    %     S1 =[ 1/2-1/2*xi, 1/2+1/2*xi];
    Jac=xa*xi-1/2*xa-2*xb*xi+xc*xi+1/2*xc;   % Jac =-1/2*xa+1/2*xb;
    DSx =[ -(2*xi-1)/(-2*xa*xi+xa+4*xb*xi-2*xc*xi-xc),      4*xi/(-2*xa*xi+xa+4*xb*xi-2*xc*xi-xc), -(2*xi+1)/(-2*xa*xi+xa+4*xb*xi-2*xc*xi-xc)];
    %DSx =[1/(xa-xb), -1/(xa-xb)];
    
    f_K11=ax*(DSx(i))'*DSx(j);
    F_K11=F_K11+f_K11*wt*Jac;
end
K11=Axx*F_K11;
%functions needed to be implemented by reduced integration

wa=wabc_e(1);    wb=wabc_e(2);    wc=wabc_e(3);
ua=uabc_e(1);      ub=uabc_e(2);     uc=uabc_e(3);
F_K12=0;
F_K22_1=0;
F_K22_2=0;
F_K23=0;
F_K33_1=0;
F_K33_2=0;
F_T12_extra=0;    % the word extra is introduced here because T12 has other terms: K12
F_T22_extra_1=0;
F_T22_extra_2=0;
for ite=1:LGP
    xi=Gauss_reduced(ite,1);  wt=Gauss_reduced(ite,2);
    S2(1)=-0.5*(1-xi)*xi;  S2(2)=(1-xi*xi);    S2(3)=0.5*(1+xi)*xi;   %S1 =[ 1/2-1/2*xi, 1/2+1/2*xi];
    Jac=xa*xi-1/2*xa-2*xb*xi+xc*xi+1/2*xc;   % Jac =-1/2*xa+1/2*xb;
    DSx =[ -(2*xi-1)/(-2*xa*xi+xa+4*xb*xi-2*xc*xi-xc),      4*xi/(-2*xa*xi+xa+4*xb*xi-2*xc*xi-xc), -(2*xi+1)/(-2*xa*xi+xa+4*xb*xi-2*xc*xi-xc)];
    %DSx =[1/(xa-xb), -1/(xa-xb)];
    %     f_T12_extra=(wa*DSx(1)+wb*DSx(2)).*((DSx(i))'*DSx(j));
    %     F_T12_extra=F_T12_extra+f_T12_extra*wt*Jac;
    
    f_T22_extra_1=ax*ay*(ua*DSx(1)+ub*DSx(2)+uc*DSx(3)).*((DSx(i))'*DSx(j));
    F_T22_extra_1=F_T22_extra_1+f_T22_extra_1*wt*Jac;
    
    f_T22_extra_2=ay*((wa*DSx(1)+wb*DSx(2)+wc*DSx(3))^2).*(DSx(i))'*DSx(j);
    F_T22_extra_2=F_T22_extra_2+f_T22_extra_2*wt*Jac;
    
    f_K12=ax*ay*(wa*DSx(1)+wb*DSx(2)+wc*DSx(3)).*((DSx(i))'*DSx(j));
    F_K12=F_K12+f_K12*wt*Jac;
    
    f_K22_1=az*(DSx(i))'*DSx(j);
    F_K22_1=F_K22_1+f_K22_1*wt*Jac;
    
    f_K22_2=ax*ay*((wa*DSx(1)+wb*DSx(2)+wc*DSx(3))^2).*(DSx(i))'*DSx(j);
    F_K22_2=F_K22_2+f_K22_2*wt*Jac;
    
    f_K23=az*(DSx(i))'*S2(j);   % or maybe this is true:   DSx(i)*(S1(j))';
    F_K23=F_K23+f_K23*wt*Jac;
    
    f_K33_1=ay*(DSx(i))'*DSx(j);
    F_K33_1=F_K33_1+f_K33_1*wt*Jac;
    
    f_K33_2=az*(S2(i))'*S2(j);
    F_K33_2=F_K33_2+f_K33_2*wt*Jac;
end
%  K11=Axx*F_K11;
K12=0.5*Axx*F_K12;   K21=2*K12;
K13=zeros(3,3);    K31=K13;
K22=Sxx*F_K22_1+0.5*Axx*F_K22_2;
K23=Sxx*F_K23;     K32=K23';
K33=Dxx*F_K33_1+Sxx*F_K33_2;

K_ele([1 4 7],[1 4 7])=K11;
K_ele([2 5 8],[2 5 8])=K22;
K_ele([3 6 9],[3 6 9])=K33;
K_ele([2 5 8],[1 4 7])=K21;
K_ele([1 4 7],[2 5 8])=K12;
K_ele([1 4 7],[3 6 9])=K13;
K_ele([2 5 8],[3 6 9])=K23;
K_ele([3 6 9],[1 4 7])=K31;
K_ele([3 6 9],[2 5 8])=K32;

T11=K11;
%  T12=K12+0.5*Axx*F_T12_extra;    %T12=2*K12;
T12=2*K12;
T21=K21;
T13=K13;
T31=K31;
T22=K22+Axx*(F_T22_extra_1+F_T22_extra_2);
T23=K23;
T32=K32;
T33=K33;

T_ele([1 4 7],[1 4 7])=T11;
T_ele([2 5 8],[2 5 8])=T22;
T_ele([3 6 9],[3 6 9])=T33;
T_ele([2 5 8],[1 4 7])=T21;
T_ele([1 4 7],[2 5 8])=T12;
T_ele([1 4 7],[3 6 9])=T13;
T_ele([2 5 8],[3 6 9])=T23;
T_ele([3 6 9],[1 4 7])=T31;
T_ele([3 6 9],[2 5 8])=T32;

return

%% function calculate_K_element
function K_ele=calculate_K_element(xa,xb,A,E,Ks,G,I,wab_e,ax,ay,az)
Axx=E*A;
Dxx=E*I;
Sxx=Ks*G*A;
% syms x L F a b n  MT R  c s  xi real ;    %   b > a
% syms xa xb
xab=[xa xb];
% S1(1)=0.5*(1-xi);  S1(2)=0.5*(1+xi)
% S2(1)=0.5*(1-xi);  S2(2)=0.5*(1+xi);
% S3(1)=0.5*(1-xi);  S3(2)=0.5*(1+xi);

% x=xab(1)*S1(1)+xab(2)*S1(2);
% ax=1;   ay=1;   az=1;

% Dx_xi=diff(x,xi);   Jac=Dx_xi;
% for i=1:2
% DSx(i)=diff(S1(i),xi)/Jac;
% DSx(i)=simplify(DSx(i));
% end

i=1:2 ; j=1:2;
% M=[];
% M=int((S1(i))'*S1(j),xi,-1,1)*Jac;
% M=simplify(M);
NGP=2;
LGP=1;
Gauss_full=gauss(NGP);
Gauss_reduced=gauss(LGP);

%functions needed to be implemented by full integration
% f_K11=(DSx(i))'*DSx(j);
F_K11=0;
for ite=1:NGP
    xi=Gauss_full(ite,1);  wt=Gauss_full(ite,2);
    %     S1 =[ 1/2-1/2*xi, 1/2+1/2*xi];
    Jac =-1/2*xa+1/2*xb;
    DSx =[1/(xa-xb), -1/(xa-xb)];
    
    f_K11=ax*(DSx(i))'*DSx(j);
    F_K11=F_K11+f_K11*wt*Jac;
end
K11=Axx*F_K11;
%functions needed to be implemented by reduced integration

wa=wab_e(1);    wb=wab_e(2);
F_K12=0;
F_K22_1=0;
F_K22_2=0;
F_K23=0;
F_K33_1=0;
F_K33_2=0;
for ite=1:LGP
    xi=Gauss_reduced(ite,1);  wt=Gauss_reduced(ite,2);
    S1 =[ 1/2-1/2*xi, 1/2+1/2*xi];
    Jac =-1/2*xa+1/2*xb;
    DSx =[1/(xa-xb), -1/(xa-xb)];
    
    f_K12=ax*ay*(wa*DSx(1)+wb*DSx(2)).*((DSx(i))'*DSx(j));
    F_K12=F_K12+f_K12*wt*Jac;
    
    f_K22_1=az*(DSx(i))'*DSx(j);
    F_K22_1=F_K22_1+f_K22_1*wt*Jac;
    
    f_K22_2=ax*ay*((wa*DSx(1)+wb*DSx(2))^2).*(DSx(i))'*DSx(j);
    F_K22_2=F_K22_2+f_K22_2*wt*Jac;
    
    f_K23=az*(DSx(i))'*S1(j);   % or maybe this is true:   DSx(i)*(S1(j))';
    F_K23=F_K23+f_K23*wt*Jac;
    
    f_K33_1=ay*(DSx(i))'*DSx(j);
    F_K33_1=F_K33_1+f_K33_1*wt*Jac;
    
    f_K33_2=az*(S1(i))'*S1(j);
    F_K33_2=F_K33_2+f_K33_2*wt*Jac;
end
K11=Axx*F_K11;
K12=0.5*Axx*F_K12;   K21=2*K12;
K13=zeros(2,2);    K31=K13;
K22=Sxx*F_K22_1+0.5*Axx*F_K22_2;
K23=Sxx*F_K23;     K32=K23';
K33=Dxx*F_K33_1+Sxx*F_K33_2;
%
%  K32(1,2)=- K32(1,2);
%   K32(2,1)=- K32(2,1);
%

%  ELK=zeros(6,6);
ELK([1 4],[1 4])=K11;
ELK([2 5],[2 5])=K22;
ELK([3 6],[3 6])=K33;
ELK([2 5],[1 4])=K21;
ELK([1 4],[2 5])=K12;
ELK([1 4],[3 6])=K13;
ELK([2 5],[3 6])=K23;
ELK([3 6],[1 4])=K31;
ELK([3 6],[2 5])=K32;

K_ele=ELK;    % K_ele=double(ELK);
return

%% function  calculate_F_element
function F_ele=calculate_F_element(xa,xc,f0,q0,F0,m0)
% F_ele=zeros(9,1);




% syms xi
% S1(1)=0.5*(1-xi);  S1(2)=0.5*(1+xi);
% S2(1)=0.5*(1-xi);  S2(2)=0.5*(1+xi);
% S3(1)=0.5*(1-xi);  S3(2)=0.5*(1+xi);

% x=xab(1)*S1(1)+xab(2)*S1(2);


% Dx_xi=diff(x,xi);   Jac=Dx_xi;
% % for i=1:2
% % DSx(i)=diff(S1(i),xi)/Jac;
% % DSx(i)=simplify(DSx(i));
% % end
xb=0.5*(xa+xc);
i=1:3 ; j=1:3;
% M=[];
% M=int((S1(i))'*S1(j),xi,-1,1)*Jac;
% M=simplify(M);
NGP=3;
LGP=2;
Gauss_full=gauss(NGP);
Gauss_reduced=gauss(LGP);

%functions needed to be implemented by full integration
F_F1=0;
F_F2=0;
for ite=1:NGP
    xi=Gauss_full(ite,1);  wt=Gauss_full(ite,2);
    S2(1)=-0.5*(1-xi)*xi;  S2(2)=(1-xi*xi);    S2(3)=0.5*(1+xi)*xi;   %S1 =[ 1/2-1/2*xi, 1/2+1/2*xi];
    Jac=xa*xi-1/2*xa-2*xb*xi+xc*xi+1/2*xc;   % Jac =-1/2*xa+1/2*xb;
    %    DSx =[ -(2*xi-1)/(-2*xa*xi+xa+4*xb*xi-2*xc*xi-xc),      4*xi/(-2*xa*xi+xa+4*xb*xi-2*xc*xi-xc), -(2*xi+1)/(-2*xa*xi+xa+4*xb*xi-2*xc*xi-xc)];
    %     DSx =[1/(xa-xb), -1/(xa-xb)];
    f_F1=S2(i);
    F_F1=F_F1+f_F1*wt*Jac;
    f_F2=S2(i);        %S2(i);
    F_F2=F_F2+f_F2*wt*Jac;
end
%  K11=Axx*F_K11;
F1=f0*F_F1;
F2=q0*F_F2;
% F3=zeros(3,1);    
F3=m0*F_F2;
F_ele([1;4;7])=F1;
F_ele([2;5;8])=F2;
F_ele([3;6;9])=F3;
F_ele=F_ele';     %F_ele=double(F_ele');
% F_ele=vpa(F_ele');
if xa==0
    F_ele(1,1)=F0;
end
return








%% Gauss integration
function Gauss=gauss(NGP)

% gauss=cell(5,1);
% gauss{1}=[0 2];
% gauss{2}=[0.5773502692 1
%                -0.5773502692 1];
% gauss{3}=[0.7745966692 0.5555555555
%                 0 0.8888888889
%                 -0.7745966692 0.5555555555];
% gauss{4}=[0.3399810435 0.6521451548
%                 0.8611363116 0.3478548451
%                 -0.3399810435 0.6521451548
%                 -0.8611363116 0.3478548451];
% gauss{5}=[0.5384693101 0.4786286705
%                 0.9061798459 0.2369268850
%                 0.0000000000 0.5688888889
%                 -0.5384693101 0.4786286705
%                 -0.9061798459 0.2369268850];

gauss{1}=[0 2];
gauss{2}=[1/sqrt(3) 1
    -1/sqrt(3) 1];
gauss{3}=[sqrt(0.6) 5/9
    0 8/9
    -sqrt(0.6) 5/9];
consTy=sqrt(4.8);
gauss{4}=[sqrt((3+consTy)/7) 0.5-1/(3*consTy)
    sqrt((3-consTy)/7) 0.5+1/(3*consTy)
    -sqrt((3-consTy)/7) 0.5+1/(3*consTy)
    -sqrt((3+consTy)/7) 0.5-1/(3*consTy)];
gauss{5}=[0.5384693101 0.4786286705
    0.9061798459 0.2369268850
    0.0000000000 0.5688888889
    -0.5384693101 0.4786286705
    -0.9061798459 0.2369268850];
Gauss=gauss{NGP};
return

%% function input4
function [Node ncon Constraints]=input4()

c1=1e27;
c2=1e-27;
%[node_number rigidity_u rigidity_w rigidity_teta]
Constraints=[1	c2	c1	c2
    26	c1	c2	c1];

force=[];

Node=[
    0	0	0
    2	0	0
    4	0	0
    6	0	0
    8	0	0
    10	0	0
    12	0	0
    14	0	0
    16	0	0
    18	0	0
    20	0	0
    22	0	0
    24	0	0
    26	0	0
    28	0	0
    30	0	0
    32	0	0
    34	0	0
    36	0	0
    38	0	0
    40	0	0
    42	0	0
    44	0	0
    46	0	0
    48	0	0
    50	0	0
    ];
ncon=[
    1	2	0.797	0.00004	30000000	12000000	7900	0.008	0.3
    2	3	0.797	0.00004	30000000	12000000	7900	0.008	0.3
    3	4	0.797	0.00004	30000000	12000000	7900	0.008	0.3
    4	5	0.797	0.00004	30000000	12000000	7900	0.008	0.3
    5	6	0.797	0.00004	30000000	12000000	7900	0.008	0.3
    6	7	0.797	0.00004	30000000	12000000	7900	0.008	0.3
    7	8	0.797	0.00004	30000000	12000000	7900	0.008	0.3
    8	9	0.797	0.00004	30000000	12000000	7900	0.008	0.3
    9	10	0.797	0.00004	30000000	12000000	7900	0.008	0.3
    10	11	0.797	0.00004	30000000	12000000	7900	0.008	0.3
    11	12	0.797	0.00004	30000000	12000000	7900	0.008	0.3
    12	13	0.797	0.00004	30000000	12000000	7900	0.008	0.3
    13	14	0.797	0.00004	30000000	12000000	7900	0.008	0.3
    14	15	0.797	0.00004	30000000	12000000	7900	0.008	0.3
    15	16	0.797	0.00004	30000000	12000000	7900	0.008	0.3
    16	17	0.797	0.00004	30000000	12000000	7900	0.008	0.3
    17	18	0.797	0.00004	30000000	12000000	7900	0.008	0.3
    18	19	0.797	0.00004	30000000	12000000	7900	0.008	0.3
    19	20	0.797	0.00004	30000000	12000000	7900	0.008	0.3
    20	21	0.797	0.00004	30000000	12000000	7900	0.008	0.3
    21	22	0.797	0.00004	30000000	12000000	7900	0.008	0.3
    22	23	0.797	0.00004	30000000	12000000	7900	0.008	0.3
    23	24	0.797	0.00004	30000000	12000000	7900	0.008	0.3
    24	25	0.797	0.00004	30000000	12000000	7900	0.008	0.3
    25	26	0.797	0.00004	30000000	12000000	7900	0.008	0.3
    ];

return

%% function input3
function [Node ncon Constraints]=input3()

c1=1e27;
c2=1e-27;
%[node_number rigidity_u rigidity_w rigidity_teta]
Constraints=[1	c2	c1	c2
    9	c1	c2	c1];

force=[];

%3: inner diameter 4:epsilon=raphness   5:E  6:G   7:Rho   8:thickness  9:poisson ratio

Node=[
    0	0	0
    6.25	0	0
    12.5	0	0
    18.75	0	0
    25	0	0
    31.25	0	0
    37.5	0	0
    43.75	0	0
    50	0	0
    ];
ncon=[
    1	2	0.797	0.00004	30000000	12000000	7900	0.008	0.3
    2	3	0.797	0.00004	30000000	12000000	7900	0.008	0.3
    3	4	0.797	0.00004	30000000	12000000	7900	0.008	0.3
    4	5	0.797	0.00004	30000000	12000000	7900	0.008	0.3
    5	6	0.797	0.00004	30000000	12000000	7900	0.008	0.3
    6	7	0.797	0.00004	30000000	12000000	7900	0.008	0.3
    7	8	0.797	0.00004	30000000	12000000	7900	0.008	0.3
    8	9	0.797	0.00004	30000000	12000000	7900	0.008	0.3
    ];

return




%% function input2
function [Node ncon Constraints]=input2()

c1=1e270;
c2=1e-270;
%[node_number rigidity_u rigidity_w rigidity_teta]
Constraints=[1	c2	c1	c2
    17	c1	c2	c1];

force=[];

%3: inner diameter 4:epsilon=raphness   5:E  6:G   7:Rho   8:thickness  9:poisson ratio
Node=[
    0	0	0
    3.125	0	0
    6.25	0	0
    9.375	0	0
    12.5	0	0
    15.625	0	0
    18.75	0	0
    21.875	0	0
    25	0	0
    28.125	0	0
    31.25	0	0
    34.375	0	0
    37.5	0	0
    40.625	0	0
    43.75	0	0
    46.875	0	0
    50	0	0
    ];
ncon=[
    1	2	0.797	0.00004	30000000	12000000	7900	0.008	0.3
    2	3	0.797	0.00004	30000000	12000000	7900	0.008	0.3
    3	4	0.797	0.00004	30000000	12000000	7900	0.008	0.3
    4	5	0.797	0.00004	30000000	12000000	7900	0.008	0.3
    5	6	0.797	0.00004	30000000	12000000	7900	0.008	0.3
    6	7	0.797	0.00004	30000000	12000000	7900	0.008	0.3
    7	8	0.797	0.00004	30000000	12000000	7900	0.008	0.3
    8	9	0.797	0.00004	30000000	12000000	7900	0.008	0.3
    9	10	0.797	0.00004	30000000	12000000	7900	0.008	0.3
    10	11	0.797	0.00004	30000000	12000000	7900	0.008	0.3
    11	12	0.797	0.00004	30000000	12000000	7900	0.008	0.3
    12	13	0.797	0.00004	30000000	12000000	7900	0.008	0.3
    13	14	0.797	0.00004	30000000	12000000	7900	0.008	0.3
    14	15	0.797	0.00004	30000000	12000000	7900	0.008	0.3
    15	16	0.797	0.00004	30000000	12000000	7900	0.008	0.3
    16	17	0.797	0.00004	30000000	12000000	7900	0.008	0.3
    ];


return

%% function inpuTy
function [Node ncon Constraints]=inpuTy()
% global Reaction1 Reaction2 X_ma Xd_ma Xdd_ma  x_loc3d  xd_loc3d  xdd_loc3d
% global Coupled_Analys Ttotal
% global L_deltax      c_glo      for_newmark    no_or_with_damping


% no_or_with_damping=1 ;%structural damping, associate with matrix C is the aim of this part
% omega_1=40;

% c_glo=1209.55;       c=c_glo;
% deltax= 2;        Ttotal=2;      dt=deltax/c;
% for_newmark=1;   % such as rigidity, this parameter can be discussed for diffrent values
% max_nwhile=40;   %i suggest that use this to be as 100 but write the appropriate nomber in a matrix namely "iterate_each_step" it concerns me that it falls in an infinite loop. if the mentioned matrix has a value more that 80, this guess must be checked for that time step


% nomber_of_deformed_shapes=1;
% elti=Ttotal/nomber_of_deformed_shapes;
% time=iiti:iiti:Ttotal-iiti;

% time=[0.05 0.1 0.15 0.2 0.25 0.3]



% PlotNod=[32t];

% col=' ';

%%Graph Options
%%%%PLOTPLOTPLOTPLOTPLOTPLOTPLOTPLOTPLOTPLOTPLOTPLOTPLOTPLOTPLOTPLOTPLOT


% new_figure=0;%1
% PlotNod_h=[166];
% % PlotNod_Q=[1 17 21];
% Reaction_Node=[1 166];
% X_glo_Node=[156];
% % X_loc_Ele_nomber=[8 16 20];  %the nomber of elements is equal to the nomber of nodes minus one
% % Force_loc_Ele_nomber=[8 16 20]; %Internal Forces

%%%%PLOTPLOTPLOTPLOTPLOTPLOTPLOTPLOTPLOTPLOTPLOTPLOTPLOTPLOTPLOTPLOTPLOT
% h   plot   :  1
% Q  plot   :  2
% Plot_Setting=0;
%%Friction Options
% withORwithoutFriction=0;  % ANALYSIS WITH OR WITHOUT DAMPING(FRICTION)

%%zero
% the thirth column is rigidity, if a point is quite free to move, you may
% write a very low value for it or you can do not write any nomber of that
% point
% const_1=1e200;
% const_2=1e-200;
% zero=[
%     1 1 const_1
%     1 2 const_1
%     1 3 const_1
%     156 1 const_2
%     156 2 const_2
%     156 3 const_2
%     166 1 const_1
%     166 2 const_1
%     166 3 const_1
%     ];
c1=1e270;
c2=1e-270;
%[node_number rigidity_u rigidity_w rigidity_teta]
Constraints=[1	c2	c1	c2
    5	c1	c2	c1];

force=[];

%%Node  &   ncon
poisson_ratio=0 ; %No Pois. Coupl. poisson_ratio=0    Poi. Coup. included    =0.3

%%ncon
%3: inner diameter 4:epsilon=raphness   5:E  6:G   7:Rho   8:thickness  9:poisson ratio
Node=[
    0	0	0
    12.5	0	0
    25	0	0
    37.5	0	0
    50	0	0
    ];
ncon=[
    1	2	0.797	0.00004	30000000	12000000	7900	0.008	0.3
    2	3	0.797	0.00004	30000000	12000000	7900	0.008	0.3
    3	4	0.797	0.00004	30000000	12000000	7900	0.008	0.3
    4	5	0.797	0.00004	30000000	12000000	7900	0.008	0.3
    ];


% ncon(:,9)=poisson_ratio;

% FV_mat=load('force_classical_1.txt');   %Dynamic force

% save('MatFileForStructuralAnalysis.mat')

return


%% function input5
function [Node ncon Constraints]=input5()

c1=1e270;
c2=1e-270;
%[node_number rigidity_u rigidity_w rigidity_teta]
% Constraints=[1	c2	c1	c2
% 5	c1	c2	c1];
Constraints=[1	c2	c1	c2
    9	c2	c1	c2];
force=[];

%%Node  &   ncon
poisson_ratio=0 ; %No Pois. Coupl. poisson_ratio=0    Poi. Coup. included    =0.3

%%ncon
%3: inner diameter 4:epsilon=raphness   5:E  6:G   7:Rho   8:thickness  9:poisson ratio
Node=[
    0	0	0
    12.5	0	0
    25	0	0
    37.5	0	0
    50	0	0
    62.5	0	0
    75	0	0
    87.5	0	0
    100	0	0
    ];
ncon=[
    1	2	0.797	0.00004	30000000	12000000	7900	0.008	0.3
    2	3	0.797	0.00004	30000000	12000000	7900	0.008	0.3
    3	4	0.797	0.00004	30000000	12000000	7900	0.008	0.3
    4	5	0.797	0.00004	30000000	12000000	7900	0.008	0.3
    5	6	0.797	0.00004	30000000	12000000	7900	0.008	0.3
    6	7	0.797	0.00004	30000000	12000000	7900	0.008	0.3
    7	8	0.797	0.00004	30000000	12000000	7900	0.008	0.3
    8	9	0.797	0.00004	30000000	12000000	7900	0.008	0.3
    ];


% ncon(:,9)=poisson_ratio;

% FV_mat=load('force_classical_1.txt');   %Dynamic force

% save('MatFileForStructuralAnalysis.mat')

return

%% function input6
function [Node, ncon, Constraints]=input6()
global nsec


%[node_number rigidity_u rigidity_w rigidity_teta]
% Constraints=[1	c2	c1	c2
% 5	c1	c2	c1];

force=[];

%%Node  &   ncon
poisson_ratio=0 ; %No Pois. Coupl. poisson_ratio=0    Poi. Coup. included    =0.3

%%ncon
%3: inner diameter 4:epsilon=raphness   5:E  6:G   7:Rho   8:thickness  9:poisson ratio
Node=[
    0	0	0
    5	0	0
    10	0	0
    15	0	0
    20	0	0
    25	0	0
    30	0	0
    35	0	0
    40	0	0
    45	0	0
    50	0	0
    55	0	0
    60	0	0
    65	0	0
    70	0	0
    75	0	0
    80	0	0
    85	0	0
    90	0	0
    95	0	0
    100	0	0
    ];
nsec=50;
% nsec=20;

Node=zeros(nsec+1,3);
Node(:,1)=0:6/nsec:6;
ncon=zeros(nsec,7);
ncon(:,1)=1:nsec;
ncon(:,2)=2:nsec+1;
c1=1e27;
c2=1e-27;
Constraints=[1	c2	c1	c1
    nsec+1	c1	c1	c1];
% Constraints=[1	c2	c1	c2
%     nsec+1	c1	c1	c2];
% ncon=[
%     1	2	0.797	0.00004	30000000	12000000	7900	0.008	0.3
%     2	3	0.797	0.00004	30000000	12000000	7900	0.008	0.3
%     3	4	0.797	0.00004	30000000	12000000	7900	0.008	0.3
%     4	5	0.797	0.00004	30000000	12000000	7900	0.008	0.3
%     5	6	0.797	0.00004	30000000	12000000	7900	0.008	0.3
%     6	7	0.797	0.00004	30000000	12000000	7900	0.008	0.3
%     7	8	0.797	0.00004	30000000	12000000	7900	0.008	0.3
%     8	9	0.797	0.00004	30000000	12000000	7900	0.008	0.3
%     9	10	0.797	0.00004	30000000	12000000	7900	0.008	0.3
%     10	11	0.797	0.00004	30000000	12000000	7900	0.008	0.3
%     11	12	0.797	0.00004	30000000	12000000	7900	0.008	0.3
%     12	13	0.797	0.00004	30000000	12000000	7900	0.008	0.3
%     13	14	0.797	0.00004	30000000	12000000	7900	0.008	0.3
%     14	15	0.797	0.00004	30000000	12000000	7900	0.008	0.3
%     15	16	0.797	0.00004	30000000	12000000	7900	0.008	0.3
%     16	17	0.797	0.00004	30000000	12000000	7900	0.008	0.3
%     17	18	0.797	0.00004	30000000	12000000	7900	0.008	0.3
%     18	19	0.797	0.00004	30000000	12000000	7900	0.008	0.3
%     19	20	0.797	0.00004	30000000	12000000	7900	0.008	0.3
%     20	21	0.797	0.00004	30000000	12000000	7900	0.008	0.3
%     ];


% ncon(:,9)=poisson_ratio;

% FV_mat=load('force_classical_1.txt');   %Dynamic force

% save('MatFileForStructuralAnalysis.mat')

return












syms x

F(1)=1-3*(x/L)^2+2*(x/L)^3;   % "F" is substituted for  Fi
F(2)=-x*(1-x/L)^2;
F(3)=3*(x/L)^2-2*(x/L)^3;
F(4)=-x*((x/L)^2-x/L);
i=[1:4] ; j=[1:4];
M2=int((F(i))'*F(j),x,0,L);
% MM=(M2.*420)./L;
%  C1=int((diff(F(i),x))'*diff(F(j),x),x,0,L);
%  K1=int((diff(diff(F(i),x),x))'*diff(diff(F(j),x),x),x,0,L);
a=0;b=L;
N(1)=((b-x)/(b-a));
N(2)=((a-x)/(a-b));
ii=[1:2] ; jj=[1:2];
M1=int((N(ii))'*N(jj),x,a,b);

iM1=[1 4];
MT(1:6,1:6)=0 ;  %=zeros(6,6)      %  MT : Mass Total
MT(iM1,iM1)=M1;

iM2=[2 3 5 6];
MT(iM2,iM2)=M2;

MTfac=MT./(L/420);
simple(MTfac);

R(1:6,1:6)=0;
R(3,3)=1;  R(6,6)=1;
R(1,1)=c;R(2,2)=c;R(1,2)=s;R(2,1)=-s;
R(4,4)=c;R(5,5)=c;R(4,5)=s;R(5,4)=-s;

MTG=R'*MT*R;  %  MTG : Mass Total Global
% c=1;s=0;
% mmat=eval(MTG)
MTGfac=MTG./(L/420);
MTGfac=simple(MTGfac);
%  s11=simplify(s1); s1=expand(s1) ; s1=simplify(s1); s1=factor(s1) ; s11=horner(s11); pretty(s11)
% pause;
clear;
syms ke E I L c s R G J  A   cc  real;
ke(1:6,1:6)=0 ;  %=zeros(6,6)

RR=A*L^2/I    %in plane element I=Iz
ke(1,1)=RR;
%  ke(1,2)=0;
ke(2,2)=12;
% ke(1,3)=0;
ke(2,3)=6*L;
ke(3,3)=4*L^2;
ke(3,6)=2*L^2;
%----------------------------------------------
ke(1,4)=-ke(1,1);
%   ke(1,5)=-ke(1,2);        because the element is placed on "ox" cordinate
%   ke(1,6)=ke(1,3);
%   ke(2,4)=-ke(1,2);
ke(2,5)=-ke(2,2);
ke(2,6)=ke(2,3);
%   ke(3,4)=-ke(1,3);
ke(3,5)=-ke(2,3);
ke(4,4:5)=ke(1,1:2);
%   ke(4,6)=-ke(1,3);
ke(5,5)=ke(2,2);
ke(5,6)=-ke(2,6);
ke(6,6)=ke(3,3);
%   ke=ke*E*I/L^3;
ke=ke+ke'-diag(diag(ke));
%   ke=ke*E*I/L^3;
R(1:6,1:6)=0;
R(3,3)=1;  R(6,6)=1;
R(1,1)=c;R(2,2)=c;R(1,2)=s;R(2,1)=-s;
R(4,4)=c;R(5,5)=c;R(4,5)=s;R(5,4)=-s;

k=R'*ke*R;
k=simple(k)
% kf=k./(E/L)
%  kf=k./(E*I/L^3)
kf=simplify(kf)
kf_factor=factor(kf)
pretty(kf)

%% function Mass
function [m]=mass(xa,xc,ro,A,I);
    
xb=xc-xa;
m11=0;
for i=1:3
    for j=1:3
    syms x
%     S1 =[ 1/2-1/2*xi, 1/2+1/2*xi];
    S2(1)=(2*x^2)-(3*x)+1;  S2(2)=(-4*x^2)+(4*x);    S2(3)=(2*x^2)-x;   %S1 =[ 1-x, x];
    m11(i,j)=int(S2(i)*S2(j),0,1);
    end
end
 %functions needed to be implemented by reduced integration
 
 S3=[1-(23*x^2)+(66*x^3)-(68*x^4)+(24*x^5)
    x*(1-(6*x)+(13*x^2)-(12*x^3)+(4*x^4))
    (16*x^2)*(1-(2*x)+(x^2))
    (-8*x^2)*(1-(4*x)+(5*x^2)-(2*x^3))
    (x^2)*(7-(34*x)+(52*x^2)-(24*x^3))
    (-x^2)*(1-(5*x)+(8*x^2)-(4*x^3))];

    syms x
for i=1:6
    for j=1:6
    m22(i,j)=int(S3(i)*S3(j),0,1);
    end
end
 m11=m11*ro*A;
 m22=m22*ro*I;
 m_ele([1 4 7],[1 4 7])=m11;
 m_ele([2 5 8],[2 5 8])=m22([1 3 5],[1 3 5]);
 m_ele([3 6 9],[3 6 9])=m22([2 4 6],[2 4 6]);
 m_ele([2 5 8],[1 4 7])=0;%m21;
 m_ele([1 4 7],[2 5 8])=0;%m12;
 m_ele([1 4 7],[3 6 9])=0;%m13;
 m_ele([2 5 8],[3 6 9])=m22([1 3 5],[2 4 6]);
 m_ele([3 6 9],[1 4 7])=0;%m31;
 m_ele([3 6 9],[2 5 8])=m22([2 4 6],[1 3 5]);
 m= m_ele;
%% function Mass
function [m]=mass_mms(xa,xc,ro,A,I,dx);
    
xb=xc-xa;
m11=0;
for i=1:3
    for j=1:3
    syms x
%     S1 =[ 1/2-1/2*xi, 1/2+1/2*xi];
    S2(1)=(2*x^2)-(3*x)+1;  S2(2)=(-4*x^2)+(4*x);    S2(3)=(2*x^2)-x;   %S1 =[ 1-x, x];
    m11(i,j)=int(S2(i)*S2(j),0,1);
    end
end
 %functions needed to be implemented by reduced integration
 
 S3=[(x^2)-(5*(x^3)/4)-((x^4)/2)+(3*(x^5))
    (dx/4)*(x^2-x^3-x^4+x^5)
    1-(2*x^2)+x^4
    dx*(x-(2*x^2)+x^5)
    x^2+(5*(x^3)/4)-((x^4)/2)-(3*(x^5)/4)
    (dx/4)*(-x^2-x^3+x^4+x^5)];

    syms x
for i=1:6
    for j=1:6
    m22(i,j)=int(S3(i)*S3(j),0,1);
    end
end
 m11=m11*ro*A;
 m22=m22;
 m_ele([1 4 7],[1 4 7])=m11;
 m_ele([2 5 8],[2 5 8])=m22([1 3 5],[1 3 5])*ro*A;
 m_ele([3 6 9],[3 6 9])=m22([2 4 6],[2 4 6])*ro*I;
 m_ele([2 5 8],[1 4 7])=0;%m21;
 m_ele([1 4 7],[2 5 8])=0;%m12;
 m_ele([1 4 7],[3 6 9])=0;%m13;
 m_ele([2 5 8],[3 6 9])=0;%m22([1 3 5],[2 4 6]);
 m_ele([3 6 9],[1 4 7])=0;%m31;
 m_ele([3 6 9],[2 5 8])=0;%m22([2 4 6],[1 3 5]);
 m= m_ele;
 hhh=54;

function [M_ele]=calculate_M_element(xa,xc,ro_t,A,I)
% Axx=E*A;
% Dxx=E*I;
% Sxx=Ks*G*A;
RoA=ro_t*A;
RoI=ro_t*I;
xb=0.5*(xa+xc);

i=1:3 ; j=1:3;

NGP=3;
LGP=2;
Gauss_full=gauss(NGP);
Gauss_reduced=gauss(LGP);

%functions needed to be implemented by full integration
% f_K11=(DSx(i))'*DSx(j);
F_M11=0;
for ite=1:NGP
    xi=Gauss_full(ite,1);  wt=Gauss_full(ite,2);
    
    S2(1)=-0.5*(1-xi)*xi;  S2(2)=(1-xi*xi);    S2(3)=0.5*(1+xi)*xi;   %S1 =[ 1/2-1/2*xi, 1/2+1/2*xi];
    
    Jac=xa*xi-1/2*xa-2*xb*xi+xc*xi+1/2*xc;   % Jac =-1/2*xa+1/2*xb;
    
    f_M11=(S2(i))'*S2(j);%(DSx(i))'*DSx(j);
    F_M11=F_M11+f_M11*wt*Jac;
    
end
M11=RoA*F_M11;
%functions needed to be implemented by reduced integration

F_M33=0;

for ite=1:LGP
    xi=Gauss_reduced(ite,1);  wt=Gauss_reduced(ite,2);
    S2(1)=-0.5*(1-xi)*xi;  S2(2)=(1-xi*xi);    S2(3)=0.5*(1+xi)*xi;   %S1 =[ 1/2-1/2*xi, 1/2+1/2*xi];
    Jac=xa*xi-1/2*xa-2*xb*xi+xc*xi+1/2*xc;   % Jac =-1/2*xa+1/2*xb;
    f_M33=(S2(i))'*S2(j);
    F_M33=F_M33+f_M33*wt*Jac;
end
F_M22=F_M33;;
M22=RoA*F_M22;
M33=RoI*F_M33;


M13=zeros(3,3);    M31=M13;
M23=zeros(3,3);    M32=M23;
M12=zeros(3,3);    M21=M12;

M_ele([1 4 7],[1 4 7])=M11;
M_ele([2 5 8],[2 5 8])=M22;
M_ele([3 6 9],[3 6 9])=M33;
M_ele([2 5 8],[1 4 7])=M21;
M_ele([1 4 7],[2 5 8])=M12;
M_ele([1 4 7],[3 6 9])=M13;
M_ele([2 5 8],[3 6 9])=M23;
M_ele([3 6 9],[1 4 7])=M31;
M_ele([3 6 9],[2 5 8])=M32;
return

function [X,Xd,Xdd] =Newmark(M,C,K,F,dt,Xi,Xdi,Xddi,sNode_q,n,nty)

persistent gamma_ beta_
if isempty(beta_)
    gamma_=1/2;              beta_=1/4;
end
c0 = 1/(beta_*dt*dt) ;
c1 = gamma_/(beta_*dt) ;
c2 = 1/(beta_*dt) ;
c3 = 1/(beta_*2) - 1 ;
c4 = gamma_/beta_ - 1 ;
% c5 = 0.5*dt*(gamma_/beta_ - 2 ) ;
c5 = dt*(gamma_/beta_ - 1 ) ;
c6 = dt*(1 - gamma_ ) ;
c7 = dt* gamma_  ;
Keff = c0*M + c1*C + K ;
Feff = F+ M*(c0*Xi+c2*Xdi+c3*Xddi) ...
    +C*(c1*Xi+c4*Xdi+c5*Xddi) ;

% if n<nty
%     n=n*3+1;
%     
%     g=n:1:3*sNode_q;
%     g=g';
%     Keff(g,:)=0;
%     Keff(:,g)=0;
%     np_z_diag=zeros(3*sNode_q,1);
%     np_z_diag(g)=1;
%     np_z_diag_1=diag(np_z_diag);
%     Keff=Keff+np_z_diag_1;
%     Feff(g)=0;
% end

% warning off all

% X=tridiagonal_matrix_algorithm(Keff,Feff);

X=Keff\Feff;
% X=X+Xi;

% [L_meth,U_meth] = lu(sparse(Keff));
% X = U_meth\(L_meth\Feff);

% X=pcg(sparse(Keff), Feff);


% fid = fopen('Xfile.txt', 'wt');
% fprintf(fid,'%3d\n', X);
% fclose(fid)

Xdd= c0*(X-Xi) - c2*Xdi - c3*Xddi ;
Xd = Xdi + c6*Xddi + c7*Xdd ;
% warning on all



function X=tridiagonal_matrix_algorithm(A,d)
persistent sn
if isempty(sn)%~exist('sn')
    sn=size(A,1);
end
a=diag(A,-1); a=[0;a];   b=diag(A);  c=diag(A,1);

for k = 2:sn
    m = a(k)/b(k - 1);
    b(k) = b(k) - m*c(k - 1);
    d(k) = d(k) - m*d(k - 1);
end

% Backward substitution phase
X(sn) = d(sn)/b(sn);
for k = sn-1:-1:1
    X(k) = (d(k) - c(k)* X(k + 1)) /b(k);
end
X=X';
